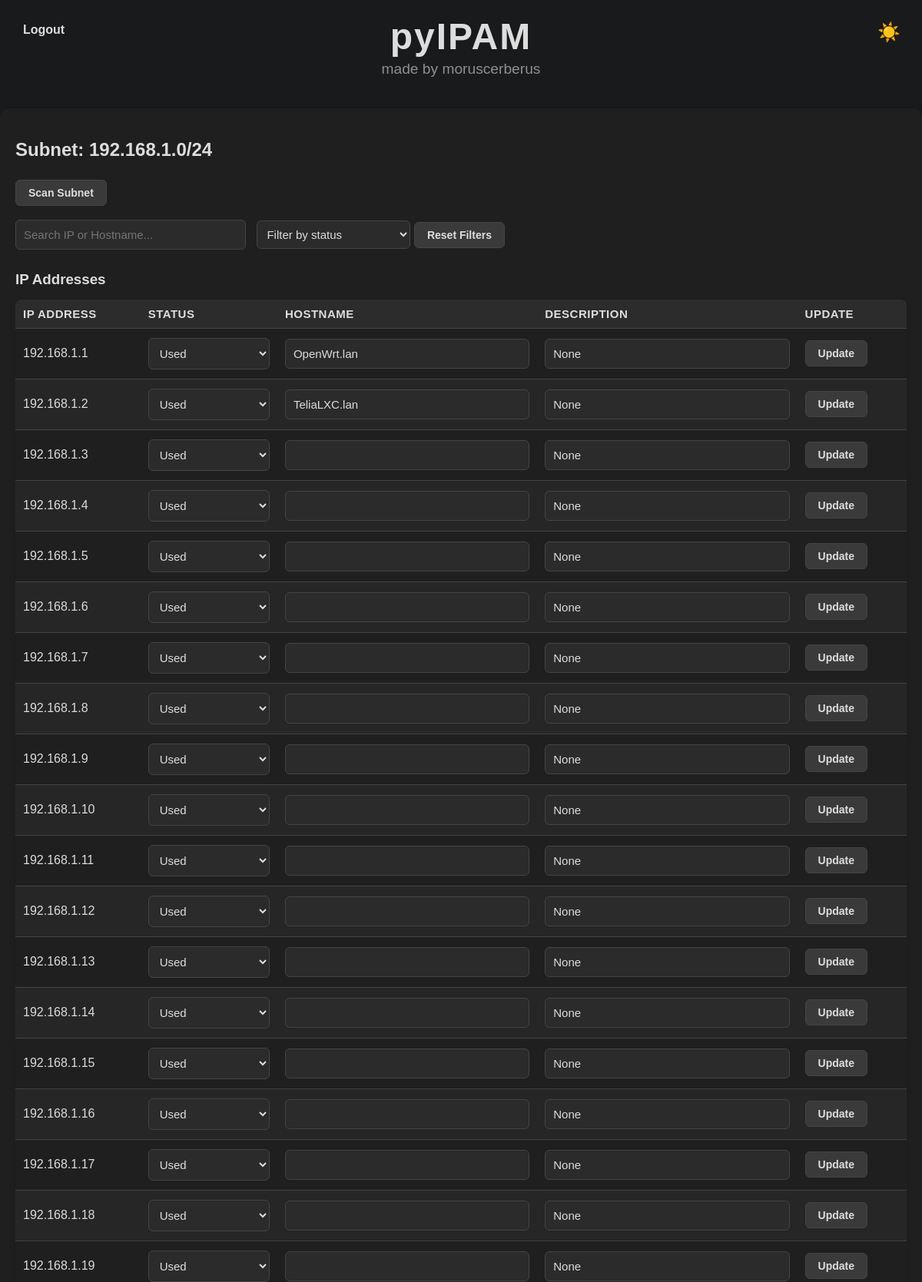
The page /subnet/1 (signed in, upper part) on the database its author committed.
### app.py (models this page shows)
class Subnet(db.Model):
    id = db.Column(db.Integer, primary_key=True)
    cidr = db.Column(db.String(50), unique=True, nullable=False)
    description = db.Column(db.String(200))
    ips = db.relationship('IPAddress', backref='subnet', lazy=True)

class IPAddress(db.Model):
    id = db.Column(db.Integer, primary_key=True)
    ip = db.Column(db.String(15), nullable=False)
    status = db.Column(db.String(10), default='free')  # free, used, reserved
    hostname = db.Column(db.String(100))
    description = db.Column(db.String(200))
    subnet_id = db.Column(db.Integer, db.ForeignKey('subnet.id'), nullable=False)

### app.py (the view)
@app.route('/subnet/<int:subnet_id>')
def view_subnet(subnet_id):
    if 'user_id' not in session:  # Check if the user is logged in
        return redirect(url_for('login'))  # Redirect to login if not authenticated
    subnet = Subnet.query.get_or_404(subnet_id)
    page = request.args.get('page', 1, type=int)
    per_page = 50  # Customize pagination size
    paginated_ips = IPAddress.query.filter_by(subnet_id=subnet.id).paginate(page=page, per_page=per_page)
    return render_template('subnet_detail.html', subnet=subnet, paginated_ips=paginated_ips)

### templates/subnet_detail.html (shortened to what this page needs)
<!DOCTYPE html>
<html lang="en">
<head>
    <link rel="stylesheet" href="{{ url_for('static', filename='css/style.css') }}">
</head>
<body>
<button id="darkToggle" class="dark-toggle" title="Toggle Dark Mode">🌙</button>
<header class="app-header">
    <h1 class="app-title">pyIPAM</h1>
    <p class="app-subtitle">made by moruscerberus</p>
</header>
<a href="{{ url_for('logout') }}" class="logout-btn">
     Logout
</a>
<div class="container">
    <h2>Subnet: {{ subnet.cidr }}</h2>
    <form action="{{ url_for('scan_subnet', subnet_id=subnet.id) }}" method="post">
        <button type="submit" class="scan-btn">Scan Subnet</button>
    </form>
    <div class="filters-container">
        <input type="text" id="ip-search" placeholder="Search IP or Hostname..." class="search-box">
        <select id="status-filter" class="filter-dropdown">
            <option value="">Filter by status</option>
        </select>
        <button id="reset-filters" class="reset-filters-btn">Reset Filters</button>
    </div>
    <h3>IP Addresses</h3>
    <table>
        <thead>
            <tr>
                <th>IP Address</th>
                <th>Status</th>
                <th>Hostname</th>
                <th>Description</th>
                <th>Update</th>
            </tr>
        </thead>
        <tbody>
            {% for ip in paginated_ips.items %}
            <tr>
                <form action="{{ url_for('update_ip', ip_id=ip.id) }}" method="post">
                    <td>{{ ip.ip }}</td>
                    <td>
                        <select name="status">
                            <option value="used" {% if ip.status == 'used' %}selected{% endif %}>Used</option>
                        </select>
                    </td>
                    <td><input type="text" name="hostname" value="{{ ip.hostname }}"></td>
                    <td><input type="text" name="description" value="{{ ip.description }}"></td>
                    <td><button type="submit">Update</button></td>
                </form>
            </tr>
            {% endfor %}
        </tbody>
    </table>
</div>
</body>
</html>

### static/css/style.css (style rules this page uses)
:root { --bg-color: #f4f6f8; --text-color: #333; --table-bg: #ffffff; --table-header-bg: #f0f0f0; --input-bg: #ffffff; --border-color: #ccc; --link-color: #2c7be5; --toast-bg: #323232; --button-bg: #e0e0e0; --button-hover: #cfcfcf; --reset-btn-bg: #f44336; --reset-btn-hover: #d32f2f; }
body.dark-mode { --bg-color: #181a1b; --text-color: #ddd; --table-bg: #1f1f1f; --table-header-bg: #2c2c2c; --input-bg: #2b2b2b; --border-color: #444; --link-color: #5294e2; --toast-bg: #222; --button-bg: #3a3a3a; --button-hover: #555; --reset-btn-bg: #f44336; --reset-btn-hover: #d32f2f; }
body { font-family: Arial, sans-serif; margin: 0; padding: 0; background-color: var(--bg-color); color: var(--text-color); transition: background-color 0.4s ease, color 0.4s ease; }
.container { max-width: 1200px; margin: 40px auto; padding: 20px; background: var(--table-bg); border-radius: 12px; box-shadow: 0 2px 10px rgba(0,0,0,0.2); }
h2, h3 { color: var(--text-color); margin-bottom: 15px; }
.app-header { text-align: center; margin-top: 20px; margin-bottom: 30px; }
.app-title { font-size: 3rem; font-weight: bold; color: var(--text-color); margin: 0; letter-spacing: 2px; }
.app-subtitle { font-size: 1.2rem; color: var(--text-color); opacity: 0.6; margin: 4px 0 0; }
input[type="text"], select { width: 100%; padding: 10px; margin: 2px 0; border: 1px solid var(--border-color); border-radius: 6px; box-sizing: border-box; font-size: 15px; background-color: var(--input-bg); color: var(--text-color); transition: all 0.2s ease; }
table { width: 100%; border-collapse: collapse; margin-top: 15px; background-color: var(--table-bg); border-radius: 8px; overflow: hidden; box-shadow: 0 2px 10px rgba(0,0,0,0.1); transition: background-color 0.4s ease; }
th, td { padding: 10px; text-align: left; border-bottom: 1px solid var(--border-color); vertical-align: middle; transition: background-color 0.4s, color 0.4s, border-color 0.4s; }
thead { background-color: var(--table-header-bg); font-weight: bold; text-transform: uppercase; font-size: 15px; letter-spacing: 0.5px; }
tbody tr:nth-child(even) { background-color: rgba(255,255,255,0.03); }
.search-box { width: 100%; max-width: 300px; padding: 8px; margin: 10px 0; }
.filter-dropdown { width: 100%; max-width: 200px; padding: 8px; margin-left: 10px; margin-bottom: 10px; }
button { padding: 8px 16px; font-size: 14px; font-weight: 600; background-color: var(--button-bg); color: var(--text-color); border: 1px solid var(--border-color); border-radius: 6px; cursor: pointer; transition: background 0.3s ease, transform 0.1s ease; }
.scan-btn { margin-top: 10px; margin-bottom: 16px; }
.dark-toggle { position: absolute; top: 20px; right: 20px; font-size: 24px; background-color: transparent; color: var(--text-color); border: none; cursor: pointer; padding: 8px; border-radius: 50%; transition: background-color 0.2s, transform 0.2s; z-index: 999; }
.logout-btn { position: absolute; top: 20px; left: 20px; display: flex; align-items: center; background-color: transparent; color: var(--text-color); font-size: 16px; font-weight: bold; text-decoration: none; border: none; cursor: pointer; padding: 10px; border-radius: 6px; transition: background-color 0.3s ease, transform 0.2s ease; z-index: 999; }

### rows shown on the page
Subnet: cidr "192.168.1.0/24"
IPAddress: ip "192.168.1.1", status "Used", hostname "OpenWrt.lan", description "None"
IPAddress: ip "192.168.1.2", status "Used", hostname "TeliaLXC.lan", description "None"
IPAddress: ip "192.168.1.3", status "Used", description "None"
IPAddress: ip "192.168.1.4", status "Used", description "None"
IPAddress: ip "192.168.1.5", status "Used", description "None"
IPAddress: ip "192.168.1.6", status "Used", description "None"
IPAddress: ip "192.168.1.7", status "Used", description "None"
IPAddress: ip "192.168.1.8", status "Used", description "None"
IPAddress: ip "192.168.1.9", status "Used", description "None"
IPAddress: ip "192.168.1.10", status "Used", description "None"
IPAddress: ip "192.168.1.11", status "Used", description "None"
IPAddress: ip "192.168.1.12", status "Used", description "None"
IPAddress: ip "192.168.1.13", status "Used", description "None"
IPAddress: ip "192.168.1.14", status "Used", description "None"
IPAddress: ip "192.168.1.15", status "Used", description "None"
IPAddress: ip "192.168.1.16", status "Used", description "None"
IPAddress: ip "192.168.1.17", status "Used", description "None"
IPAddress: ip "192.168.1.18", status "Used", description "None"
IPAddress: ip "192.168.1.19", status "Used", description "None"
